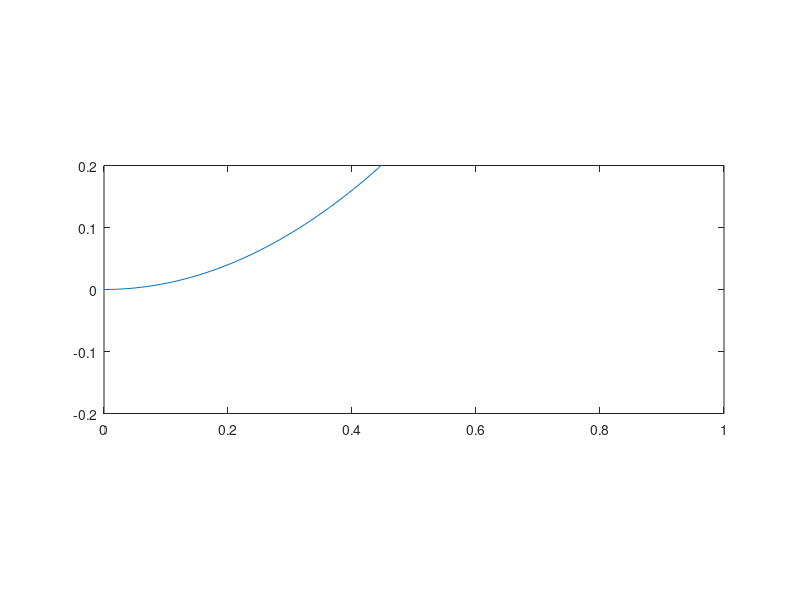
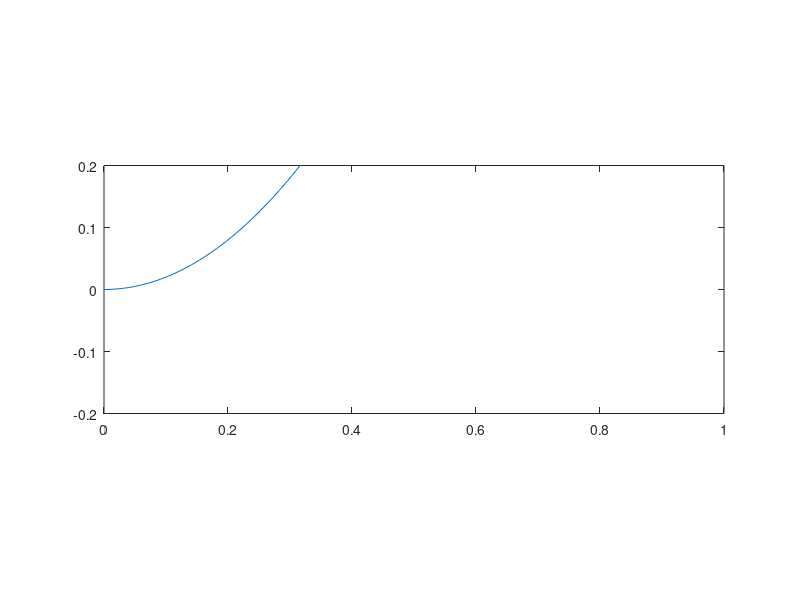
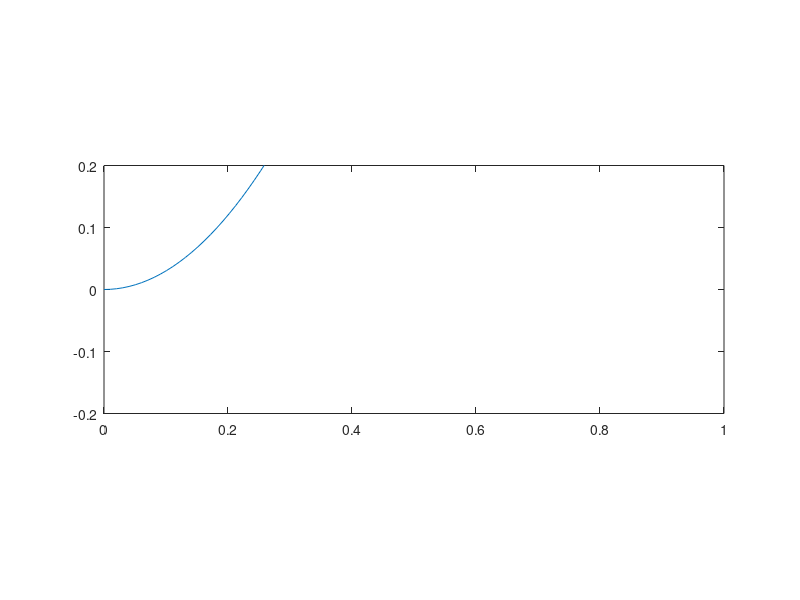
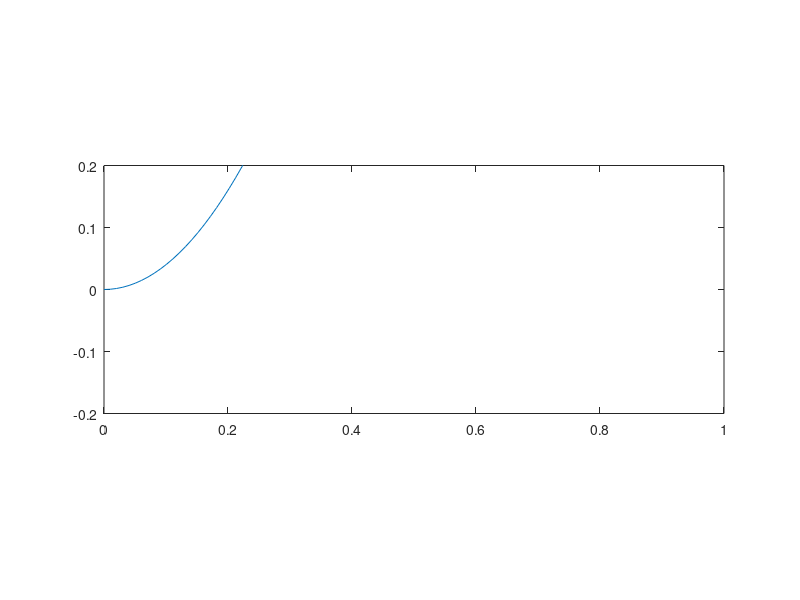

MATLAB code for these plots, in order: (Note: this script raises an error after producing the figures.)
n = 6
x = linspace(0,1,100);
y = x.^2;
xmax = 1.0;
xmin = 0.0;
ymax =  .2;
ymin = -.2;

for i = 1:n
    figure(i)
    plot(x,i*y)
    axis equal
    axis([xmin xmax ymin ymax])
end

autoArrangeFigures(3, 2, 1);

